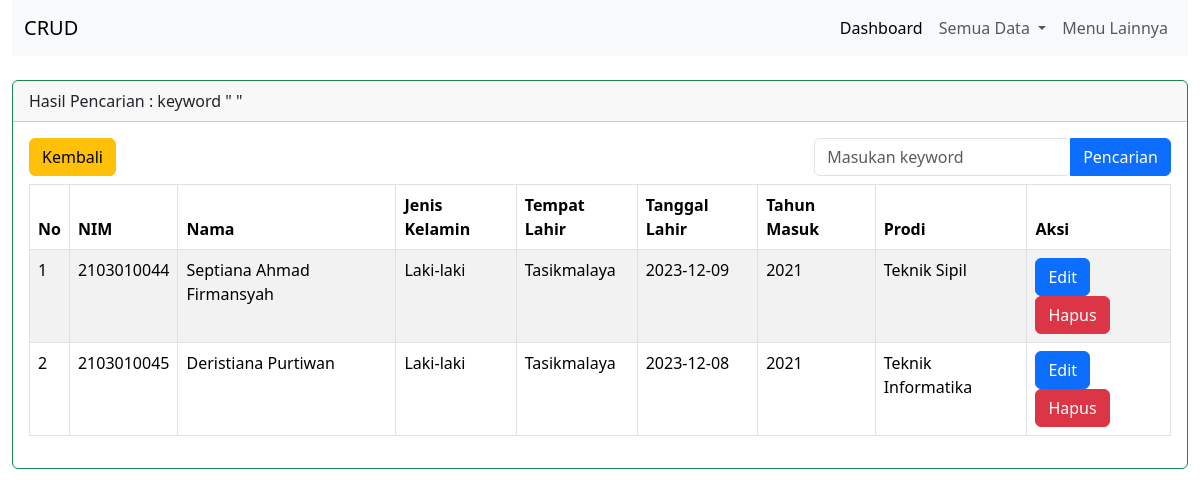
The app's page /mahasiswa/cari_mahasiswa.php with its own data.
### tables this page shows
CREATE TABLE `tbl_mahasiswa` (
  `nim` varchar(10) NOT NULL,
  `nama_mahasiswa` varchar(35) NOT NULL,
  `jenis_kelamin` varchar(10) NOT NULL,
  `tempat_lahir` varchar(25) NOT NULL,
  `tanggal_lahir` date NOT NULL,
  `tahun_masuk` year(4) NOT NULL,
  `prodi` varchar(25) NOT NULL
);

### mahasiswa/cari_mahasiswa.php (the view, shortened to what this page needs)
<?php
include "../config/koneksi.php";
$i = 0;
$keyword = mysqli_real_escape_string($koneksi, $_GET['keyword']);
$tampil = mysqli_query($koneksi, "SELECT * FROM tbl_mahasiswa
WHERE nim like '%$keyword%' OR
nama_mahasiswa like '%$keyword%' OR
jenis_kelamin like '%$keyword%' OR
tempat_lahir like '%$keyword%' OR
tanggal_lahir like '%$keyword%' OR
tahun_masuk like '%$keyword%' OR
prodi like '%$keyword%'");
?>
<!DOCTYPE html>
<html lang="en">
<head>
    <link href="../bootstrap-5.3.2-dist/css/bootstrap.min.css" rel="stylesheet">
</head>
<body>
    <div class="container-fluid">
        <div class="row">
            <div class="col-md-12 mb-4">
                <?php include "menu_mahasiswa.php"; ?>
            </div>
        </div>
        <div class="card border-success mb-3">
            <div class="card-header">Hasil Pencarian : keyword
                "<b>
                </b>"</div>
            <div class="card-body text-success">
                <div class="row">
                    <div class="col-md-6 mb-2 ">
                        <a href='../tampil_mahasiswa.php' class='btn btn-warning'> Kembali</a>
                    </div>
                    <div class="col-md-6 ">
                        <form action="cari_mahasiswa.php" method="GET">
                            <div class="btn-group float-end" role="group">
                                <input type="text" name="keyword" class="form-control" placeholder="Masukan keyword">
                                <button type="button" class="btn btn-primary">Pencarian</button>
                            </div>
                        </form>
                    </div>
                </div>
                <div class="row">
                    <div class="col-md-12">
                        <table class="table table-bordered table-striped table-hover">
                            <thead>
                                <tr>
                                    <th>No</th>
                                    <th>NIM</th>
                                    <th>Nama</th>
                                    <th>Jenis Kelamin</th>
                                    <th>Tempat Lahir</th>
                                    <th>Tanggal Lahir</th>
                                    <th>Tahun Masuk</th>
                                    <th>Prodi</th>
                                    <th>Aksi</th>
                                </tr>
                            </thead>
                            <?php
                            while ($data = mysqli_fetch_array($tampil)) {
                                $i++;
                                ?>
                                <tr>
                                    <td>
                                        <?= $i ?>
                                    </td>
                                    <td>
                                        <?= $data['nim'] ?>
                                    </td>
                                    <td>
                                        <?= $data['nama_mahasiswa'] ?>
                                    </td>
                                    <td>
                                        <?= $data['jenis_kelamin'] ?>
                                    </td>
                                    <td>
                                        <?= $data['tempat_lahir'] ?>
                                    </td>
                                    <td>
                                        <?= $data['tanggal_lahir'] ?>
                                    </td>
                                    <td>
                                        <?= $data['tahun_masuk'] ?>
                                    </td>
                                    <td>
                                        <?= $data['prodi'] ?>
                                    </td>
                                    <td>
                                        <a href="edit_mahasiswa.php?nim=<?= $data['nim'] ?>" class='btn btn-primary'>Edit</a>
                                        <a href="delete_mahasiswa.php?nim=<?= $data['nim'] ?>" class='btn btn-danger' onclick="return confirm('Apakah anda yakin ingin menghapus ini ?')">Hapus</a>
                                    </td>
                                </tr>
                                <?php
                            }
                            ?>
                        </table>
                    </div>
                </div>
            </div>
        </div>
    </div>
</body>
</html>

### mahasiswa/menu_mahasiswa.php (shortened to what this page needs)
<nav class="navbar navbar-expand-lg navbar-light bg-light">
    <div class="container-fluid">
        <a class="navbar-brand" href="../dashboard.php">CRUD</a>
        <div class="collapse navbar-collapse" id="navbarSupportedContent">
            <ul class="navbar-nav ms-auto mb-2 mb-lg-0">
                <li class="nav-item">
                    <a class="nav-link active" aria-current="page" href="index.php">Dashboard</a>
                </li>
                <li class="nav-item dropdown">
                    <a class="nav-link dropdown-toggle" href="#" id="navbarDropdown" role="button"
                        data-bs-toggle="dropdown" aria-expanded="false">
                        Semua Data
                    </a>
                </li>
                <li class="nav-item">
                    <a class="nav-link" href="#">Menu Lainnya</a>
                </li>
            </ul>
        </div>
    </div>
</nav>

### records on screen
tbl_mahasiswa: nim "2103010044", nama_mahasiswa "Septiana Ahmad Firmansyah", jenis_kelamin "Laki-laki", tempat_lahir "Tasikmalaya", tanggal_lahir "2023-12-09", tahun_masuk "2021", prodi "Teknik Sipil"
tbl_mahasiswa: nim "2103010045", nama_mahasiswa "Deristiana Purtiwan", jenis_kelamin "Laki-laki", tempat_lahir "Tasikmalaya", tanggal_lahir "2023-12-08", tahun_masuk "2021", prodi "Teknik Informatika"
